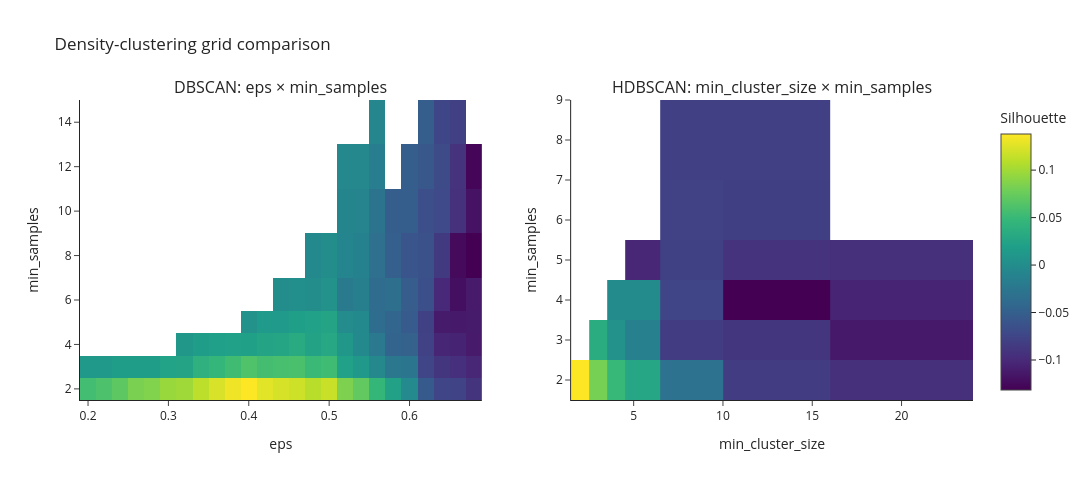

Here is the notebook cell this chart was saved with:
### Markdown cell above
### Density parameter sensitivity

Heatmaps use the same all-title silhouette rule. Blank cells are invalid/nonexistent combinations. Scores are internal metrics; do not select a configuration without checking coverage and semantic coherence.

### Code cell
dbscan_grid = np.full((len(DBSCAN_MIN_SAMPLES), len(DBSCAN_EPS)), np.nan)
dbscan_eps_index = {value: index for index, value in enumerate(DBSCAN_EPS)}
dbscan_ms_index = {value: index for index, value in enumerate(DBSCAN_MIN_SAMPLES)}
for row in dbscan_rows:
    dbscan_grid[dbscan_ms_index[row['min_samples']], dbscan_eps_index[row['eps']]] = row['metrics']['silhouette_all']

hdbscan_grid = np.full((len(HDBSCAN_MIN_SAMPLES), len(HDBSCAN_MIN_CLUSTER_SIZE)), np.nan)
hdbscan_mcs_index = {value: index for index, value in enumerate(HDBSCAN_MIN_CLUSTER_SIZE)}
hdbscan_ms_index = {value: index for index, value in enumerate(HDBSCAN_MIN_SAMPLES)}
for row in hdbscan_rows:
    hdbscan_grid[hdbscan_ms_index[row['min_samples']], hdbscan_mcs_index[row['min_cluster_size']]] = row['metrics']['silhouette_all']

grid_figure = make_subplots(
    rows=1,
    cols=2,
    subplot_titles=("DBSCAN: eps × min_samples", "HDBSCAN: min_cluster_size × min_samples"),
)
grid_figure.add_trace(
    go.Heatmap(z=dbscan_grid, x=DBSCAN_EPS, y=DBSCAN_MIN_SAMPLES, colorscale="Viridis", colorbar={"title": "Silhouette"}, hovertemplate="eps=%{x}, min_samples=%{y}<br>score=%{z:.3f}<extra></extra>"),
    row=1,
    col=1,
)
grid_figure.add_trace(
    go.Heatmap(z=hdbscan_grid, x=HDBSCAN_MIN_CLUSTER_SIZE, y=HDBSCAN_MIN_SAMPLES, colorscale="Viridis", showscale=False, hovertemplate="min_cluster_size=%{x}, min_samples=%{y}<br>score=%{z:.3f}<extra></extra>"),
    row=1,
    col=2,
)
grid_figure.update_xaxes(title_text="eps", row=1, col=1)
grid_figure.update_xaxes(title_text="min_cluster_size", row=1, col=2)
grid_figure.update_yaxes(title_text="min_samples", row=1, col=1)
grid_figure.update_yaxes(title_text="min_samples", row=1, col=2)
grid_figure.update_layout(template="simple_white", height=480, width=1100, title="Density-clustering grid comparison")
grid_figure.show()

### Figure 1 — Plotly figure (JSON) as saved in the notebook; plotly's stock layout.template omitted (floating-point values rounded to 4 significant figures; data arrays with more than 128 entries replaced by an {"elided": "..."} marker saying what was removed)
{"data": [{"colorbar": {"title": {"text": "Silhouette"}}, "colorscale": [[0.0, "#440154"], [0.1111, "#482878"], [0.2222, "#3e4989"], [0.3333, "#31688e"], [0.4444, "#26828e"], [0.5556, "#1f9e89"], [0.6667, "#35b779"], [0.7778, "#6ece58"], [0.8889, "#b5de2b"], [1.0, "#fde725"]], "hovertemplate": "eps=%{x}, min_samples=%{y}<br>score=%{z:.3f}<extra></extra>", "type": "heatmap", "x": [0.2, 0.22, 0.24, 0.26, 0.28, 0.3, 0.32, 0.34, 0.36, 0.38, 0.4, 0.42, 0.44, 0.46, 0.48, 0.5, 0.52, 0.54, 0.56, 0.58, 0.6, 0.62, 0.64, 0.66, 0.68], "xaxis": "x", "y": [2, 3, 4, 5, 6, 8, 10, 12, 14], "yaxis": "y", "z": {"elided": "9x25 float values"}}, {"colorscale": [[0.0, "#440154"], [0.1111, "#482878"], [0.2222, "#3e4989"], [0.3333, "#31688e"], [0.4444, "#26828e"], [0.5556, "#1f9e89"], [0.6667, "#35b779"], [0.7778, "#6ece58"], [0.8889, "#b5de2b"], [1.0, "#fde725"]], "hovertemplate": "min_cluster_size=%{x}, min_samples=%{y}<br>score=%{z:.3f}<extra></extra>", "showscale": false, "type": "heatmap", "x": [2, 3, 4, 5, 8, 12, 20], "xaxis": "x2", "y": [2, 3, 4, 5, 6, 8], "yaxis": "y2", "z": [[0.1778, 0.1103, 0.07254, 0.04733, -0.02181, -0.08402, -0.09968], [NaN, 0.05477, 0.01975, -0.003034, -0.08547, -0.09259, -0.1209], [NaN, NaN, 0.01166, 0.01103, -0.07575, -0.1426, -0.1105], [NaN, NaN, NaN, -0.1077, -0.07965, -0.09505, -0.09986], [NaN, NaN, NaN, NaN, -0.07895, -0.08253, NaN], [NaN, NaN, NaN, NaN, -0.08057, -0.08057, NaN]]}], "layout": {"annotations": [{"font": {"size": 16}, "showarrow": false, "text": "DBSCAN: eps × min_samples", "x": 0.225, "xanchor": "center", "xref": "paper", "y": 1.0, "yanchor": "bottom", "yref": "paper"}, {"font": {"size": 16}, "showarrow": false, "text": "HDBSCAN: min_cluster_size × min_samples", "x": 0.775, "xanchor": "center", "xref": "paper", "y": 1.0, "yanchor": "bottom", "yref": "paper"}], "height": 480, "title": {"text": "Density-clustering grid comparison"}, "width": 1100, "xaxis": {"anchor": "y", "domain": [0.0, 0.45], "title": {"text": "eps"}}, "xaxis2": {"anchor": "y2", "domain": [0.55, 1.0], "title": {"text": "min_cluster_size"}}, "yaxis": {"anchor": "x", "domain": [0.0, 1.0], "title": {"text": "min_samples"}}, "yaxis2": {"anchor": "x2", "domain": [0.0, 1.0], "title": {"text": "min_samples"}}}}
